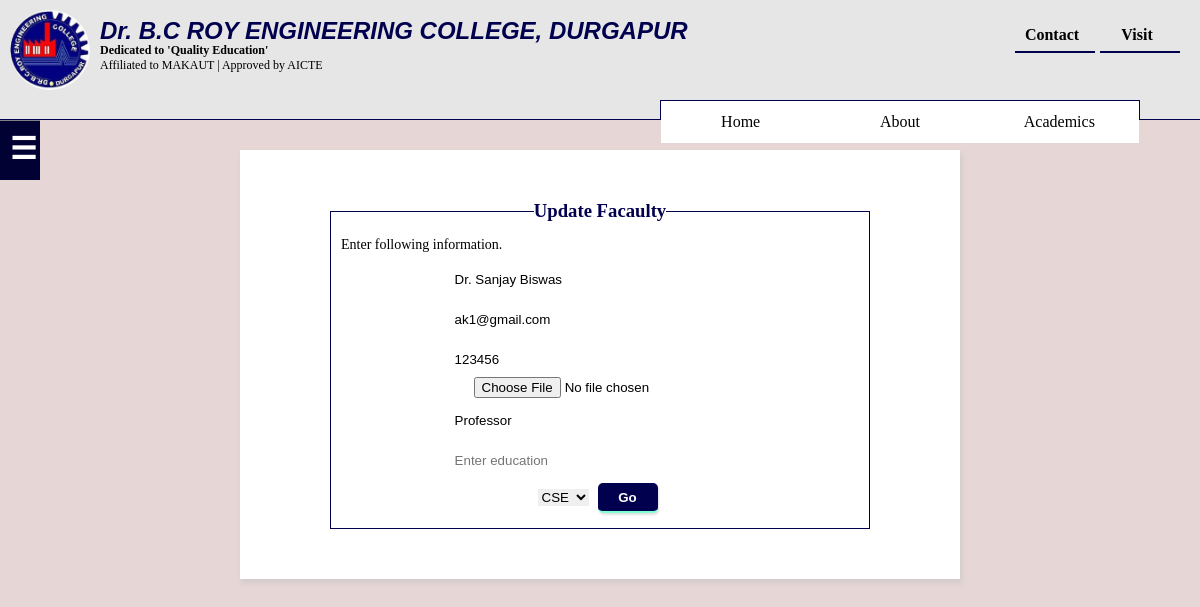
The app's page /admin/facaulty/1/edit (signed in) with its own data.
### database_setup.py (models this page shows, shortened)
class Facaulties(Base):
    __tablename__ = 'facaulties'
    id = Column(Integer, primary_key=True)
    fac_name = Column(String(250), nullable=False)
    email = Column(String(250), nullable=False)
    password = Column(String(250), nullable=False)
    picture = Column(String(250))
    ac_rank = Column(String(250))
    edu = Column(String(250))
    dept_id = Column(Integer, ForeignKey('departments.id'))
    departments = relationship(Departments)
    admin_id = Column(Integer, ForeignKey('admin.id'))
    admin = relationship(Admin)

### app.py (the view)
@app.route('/admin/facaulty/<int:fac_id>/edit', methods=['GET', 'POST'])
def ad_fc_edit(fac_id):
    if 'email' not in login_session:
        return redirect('/login')
    departments = session.query(Departments).all()
    editedfacaulty = session.query(Facaulties).filter_by(id=fac_id).one()
    if request.method == 'POST':
        if request.form['name']:
            editedfacaulty.fac_name = request.form['name']
        if request.form['email']:
            editedfacaulty.email = request.form['email']
        if request.form['password']:
            editedfacaulty.password = request.form['password']
        if request.form['picture']:
            editedfacaulty.picture = request.form['picture']
        if request.form['position']:
            editedfacaulty.ac_rank = request.form['position']
        if request.form['edu']:
            editedfacaulty.edu = request.form['edu']
        if login_session['id']:
            editedfacaulty.admin_id = login_session['id']
        if request.form['dept']:
            editedfacaulty.dept_id = request.form['dept']
        session.add(editedfacaulty)
        session.commit()
        flash("Facaulty %s has been updated" % request.form['name'])
        return redirect(url_for('admin_fac'))
    else:
        return render_template('editadminfacaulty.html', departments=departments, facaulties=editedfacaulty)

### templates/editadminfacaulty.html
{% extends "index.html" %}
{% block content %}
{% include "adminsidebar.html" %}
<div class="content-size">
    <div id="edit_fc">
            <fieldset>
                    <legend>
                        <h3>Update Facaulty</h3>
                    </legend>
                    <p>Enter following information.</p>
                    <form action="{{ url_for('ad_fc_edit', fac_id=facaulties.id) }}" method="POST">
                        <input type="text" value="{{ facaulties.fac_name }}" placeholder="Enter your name" name="name"><br>
                        <input type="text" value="{{ facaulties.email }}" placeholder="Enter your email" name="email"><br>
                        <input type="text" value="{{ facaulties.password }}" placeholder="Enter password" name="password"><br>
                        <input type="file" value="{{ facaulties.picture }}" placeholder="Enter picture" name="picture"><br>
                        <input type="text" value="{{ facaulties.ac_rank }}" placeholder="Enter your position" name="position"><br>
                        <input type="text" value="{{ facaulties.edu }}" placeholder="Enter education" name="edu"><br>
                        <select name="dept">
                            {% for dept in departments %}
                            {% if facaulties.dept_id == dept['id'] %}
                            <option value="{{ dept['id'] }}" selected>{{ dept['srt_name'] }}</option>
                            {% else %}
                            <option value="{{ dept['id'] }}">{{ dept['srt_name'] }}</option>
                            {% endif %}
                            {% endfor %}
                        </select>
                        <input type="submit" value="Go">
                    </form>
                </fieldset>
    </div>
</div>
{% endblock %}

### static/styles.css (style rules this page uses)
*, html { margin: 0; padding: 0; border: none; outline: none; box-sizing: border-box; list-style-type: none; }
body { background: rgb(230, 214, 214); }
h1, h2, h3 { color: #00004e; }
.content-size { position: relative; width: 60%; min-width: 240px; margin: 10px auto; padding: 40px 80px; min-height: 360px; box-shadow: 2px 4px 4px 0 rgba(193, 193, 193, 0.5); background: rgb(255, 255, 255); }
.content-size p { line-height: 1.8; font-size: 14px; text-align: justify; }
fieldset { border: 1px solid #00004e; text-align: center; margin: 10px; padding: 10px; }
legend { margin: auto; }
input[type="text"], input[type="search"] { height: 35px; width: 60%; border-radius: 5px; padding: 5px 10px; margin-top: 5px; background-color: white; }
input[type="submit"] { width: 60px; height: 30px; background: #00004e; border-bottom: 2px solid aquamarine; border-radius: 5px; margin: 5px; font-weight: bolder; color: white; box-shadow: 1px 2px 2px 0 rgba(193, 193, 193, 0.5); }

### records on screen
Facaulties: name "Dr. Sanjay Biswas", email "ak1@gmail.com", password "123456", position "Professor"

### other values on screen
form field dept "CSE"
